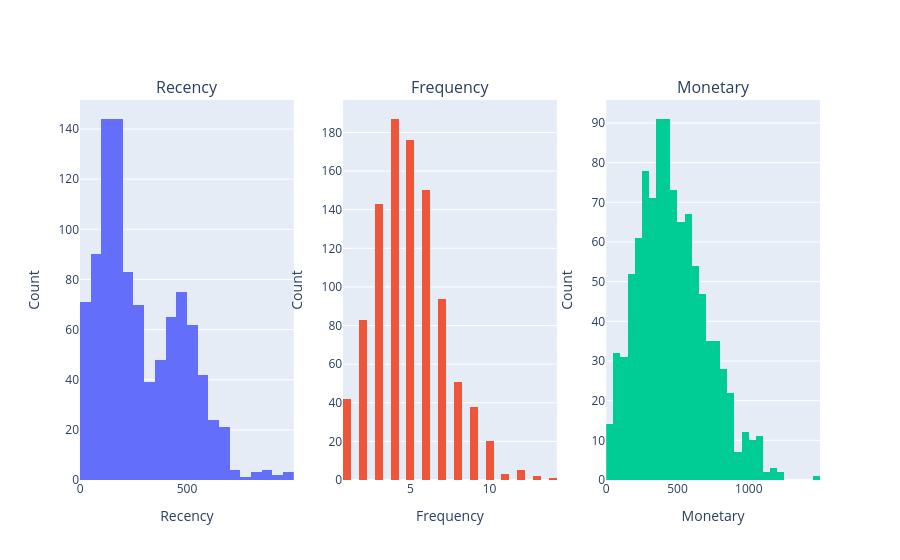

Notebook code cell kept with this figure:
### Code cell
from plotly.subplots import make_subplots
import plotly.graph_objects as go

fig = make_subplots(
    rows=1,
    cols=3,
    subplot_titles=("Recency", "Frequency", "Monetary")
)

fig.add_trace(
    go.Histogram(x=rfm["Recency"], nbinsx=30, name="Recency"),
    row=1,
    col=1
)

fig.add_trace(
    go.Histogram(x=rfm["Frequency"], nbinsx=30, name="Frequency"),
    row=1,
    col=2
)

fig.add_trace(
    go.Histogram(x=rfm["Monetary"], nbinsx=30, name="Monetary"),
    row=1,
    col=3
)

fig.update_layout(
    title="",
    showlegend=False
)

fig.update_xaxes(title_text="Recency", row=1, col=1)
fig.update_xaxes(title_text="Frequency", row=1, col=2)
fig.update_xaxes(title_text="Monetary", row=1, col=3)

fig.update_yaxes(title_text="Count", row=1, col=1)
fig.update_yaxes(title_text="Count", row=1, col=2)
fig.update_yaxes(title_text="Count", row=1, col=3)

fig.show()

### Figure 1 — Plotly figure (JSON) as saved in the notebook; plotly's stock layout.template omitted (floating-point values rounded to 4 significant figures; data arrays with more than 128 entries replaced by an {"elided": "..."} marker saying what was removed)
{"data": [{"name": "Recency", "nbinsx": 30, "type": "histogram", "x": {"elided": "995 int values"}, "xaxis": "x", "yaxis": "y"}, {"name": "Frequency", "nbinsx": 30, "type": "histogram", "x": {"elided": "995 int values"}, "xaxis": "x2", "yaxis": "y2"}, {"name": "Monetary", "nbinsx": 30, "type": "histogram", "x": {"elided": "995 int values"}, "xaxis": "x3", "yaxis": "y3"}], "layout": {"annotations": [{"font": {"size": 16}, "showarrow": false, "text": "Recency", "x": 0.1444, "xanchor": "center", "xref": "paper", "y": 1, "yanchor": "bottom", "yref": "paper"}, {"font": {"size": 16}, "showarrow": false, "text": "Frequency", "x": 0.5, "xanchor": "center", "xref": "paper", "y": 1, "yanchor": "bottom", "yref": "paper"}, {"font": {"size": 16}, "showarrow": false, "text": "Monetary", "x": 0.8556, "xanchor": "center", "xref": "paper", "y": 1, "yanchor": "bottom", "yref": "paper"}], "showlegend": false, "title": {"text": ""}, "xaxis": {"anchor": "y", "domain": [0, 0.2889], "title": {"text": "Recency"}}, "xaxis2": {"anchor": "y2", "domain": [0.3556, 0.6444], "title": {"text": "Frequency"}}, "xaxis3": {"anchor": "y3", "domain": [0.7111, 1], "title": {"text": "Monetary"}}, "yaxis": {"anchor": "x", "domain": [0, 1], "title": {"text": "Count"}}, "yaxis2": {"anchor": "x2", "domain": [0, 1], "title": {"text": "Count"}}, "yaxis3": {"anchor": "x3", "domain": [0, 1], "title": {"text": "Count"}}}}
